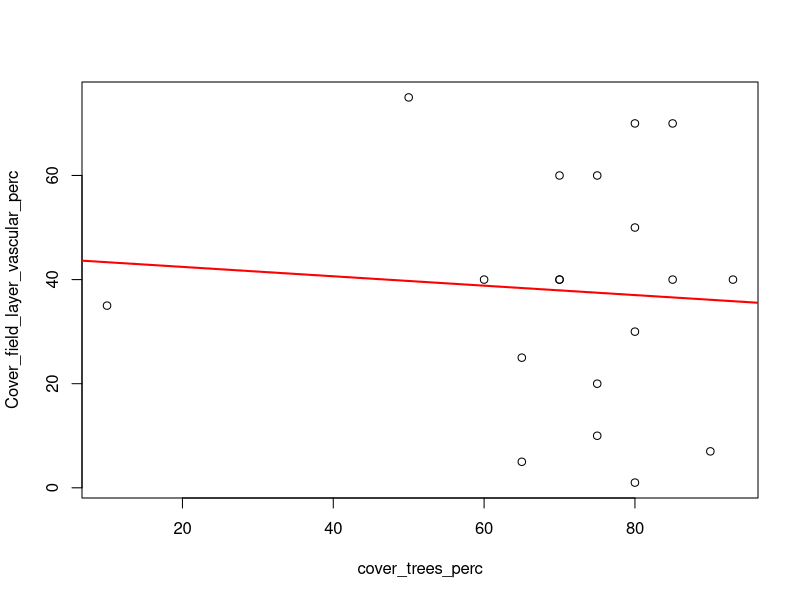
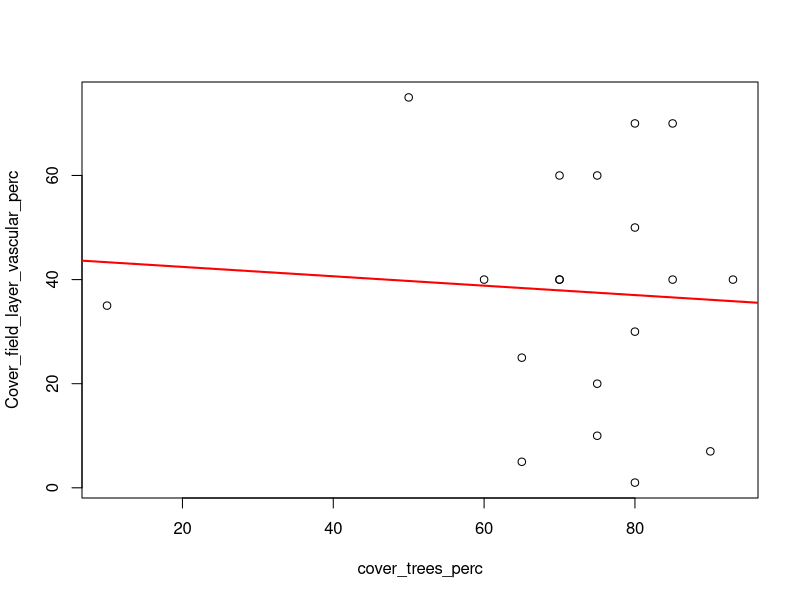

Recreate these plots in R, in order.
sites <- read.table("data/header_2017.csv", header=T, row.names = 1, sep=";", dec=",")
names(sites)
summary(sites)

plot(Cover_field_layer_vascular_perc ~ cover_trees_perc, sites)
abline(lm(Cover_field_layer_vascular_perc ~ cover_trees_perc, sites), col="red", lwd=2)

plot(Cover_field_layer_vascular_perc ~ cover_trees_perc, sites)
abline(lm(Cover_field_layer_vascular_perc ~ cover_trees_perc, sites), col="red", lwd=2)



